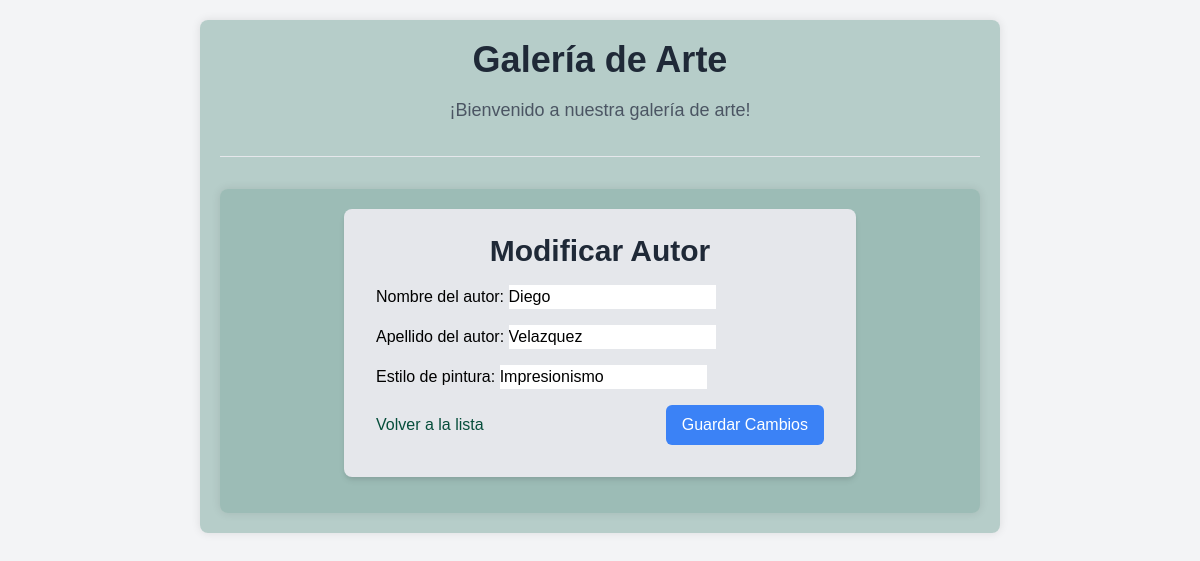
The app's page /autor/modificar/1/ with its own data.
### myapp/models.py (models this page shows, shortened)
class Autor(models.Model):
    Nombre = models.CharField('Nombre del autor', max_length = 30, null = False, blank = False)
    Apellido = models.CharField('Apellido del autor', max_length = 30, null = False, blank = False)
    Pintura = models.CharField('Estilo de pintura', max_length=50, null = False, blank = False)
    class Meta:
        db_table = "autores"

### myapp/views.py (the view)
# urls.py: path('autor/modificar/<int:pk>/', autor_modificar, name="Modificar_Autor"),
def autor_modificar(request, pk):
    try:
        autor = Autor.objects.get(pk=pk)
    except Autor.DoesNotExist:
        return redirect('404')
    if request.method == "POST":
        form = AutorForm(request.POST, instance=autor)
        if form.is_valid():
            form.save()
            return redirect('Lista_Autores')
    else:
        form = AutorForm(instance=autor)
    return render(request, 'autor/modificar.html', {'form': form})

### myapp/forms.py
class AutorForm (forms.ModelForm):
    class Meta:
        model = Autor
        fields = '__all__'

### myapp/templates/autor/modificar.html (shortened to what this page needs)
{% extends 'base.html' %}
{% block content %}
  <div class="container mx-auto px-4 py-8">
    <div class="max-w-lg mx-auto bg-gray-200 shadow-md rounded-lg px-8 pt-6 pb-8 mb-4">
      <h2 class="text-3xl font-bold text-center text-gray-800 mb-4">Modificar Autor</h2>
      <form method="post" class="space-y-4">
        {{ form.as_p }}
        <div class="flex justify-between items-center mt-6">
          <a href="{% url 'Lista_Autores' %}" class="text-green-900 hover:text-green-1000">Volver a la lista</a>
          <button type="submit" class="bg-blue-500 hover:bg-blue-600 text-white py-2 px-4 rounded-md">Guardar Cambios</button>
        </div>
      </form>
    </div>
  </div>
{% endblock %}

### myapp/templates/base.html (style rules this page uses)
body { font-family: Arial, sans-serif; background-color: #f2f2f2; margin: 0; padding: 20px; }
.container { max-width: 800px; margin: 0 auto; background-color: #8bb0a892; padding: 20px; border-radius: 8px; box-shadow: 0 0 10px rgba(0,0,0,0.1); }

### records on screen
Autor: Nombre "Diego", Apellido "Velazquez", Pintura "Impresionismo"
